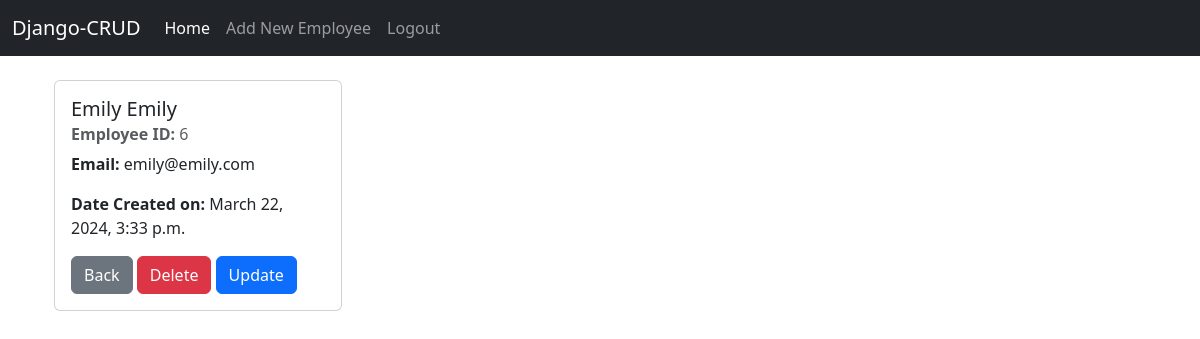
Page /employee/6/ (signed in) on the committed database.
### website/models.py (models this page shows, shortened)
class Employee(models.Model):
    emp_id = models.AutoField(primary_key=True)
    first_name = models.CharField(max_length=100)
    last_name = models.CharField(max_length=200)
    email = models.EmailField()
    created_at = models.DateTimeField(auto_now_add = True)

### website/views.py (the view)
# urls.py: path('employee/<int:pk>/', views.employee_view, name='employee_detail'),
def employee_view(request,pk):
    if request.user.is_authenticated:
        current_employee = Employee.objects.get(pk=pk)
        return render(request, 'website/employee.html', {'emp' : current_employee})
    else:
        return redirect('home')

### website/templates/website/employee.html (shortened to what this page needs)
{% extends 'website/base.html' %}
{% block content %}
    <div class="container">
        <div class="card" style="width: 18rem;">
        <div class="card-body">
        <h5 class="card-title">{{emp.first_name}} {{emp.last_name}}</h5>
        <h6 class="card-subtitle mb-2 text-body-secondary"><strong>Employee ID: </strong>{{emp.emp_id}}</h6>
        <p class="card-text"><strong>Email: </strong> {{emp.email}}</p>
        <p class="card-text"><strong>Date Created on: </strong> {{emp.created_at}}</p>
        <a href="{% url 'home' %}" class="btn btn-secondary">Back</a>
        <a href="{% url 'delete' emp.pk %}" class="btn btn-danger">Delete</a>
        <a href="{% url 'update' emp.pk %}" class="btn btn-primary">Update</a>
    </div>
</div>
    </div>
{% endblock %}

### rows in the picture
Employee: first_name "Emily", last_name "Emily", emp_id "6", email "emily@emily.com", created_at "March 22, 2024, 3:33 p.m."
